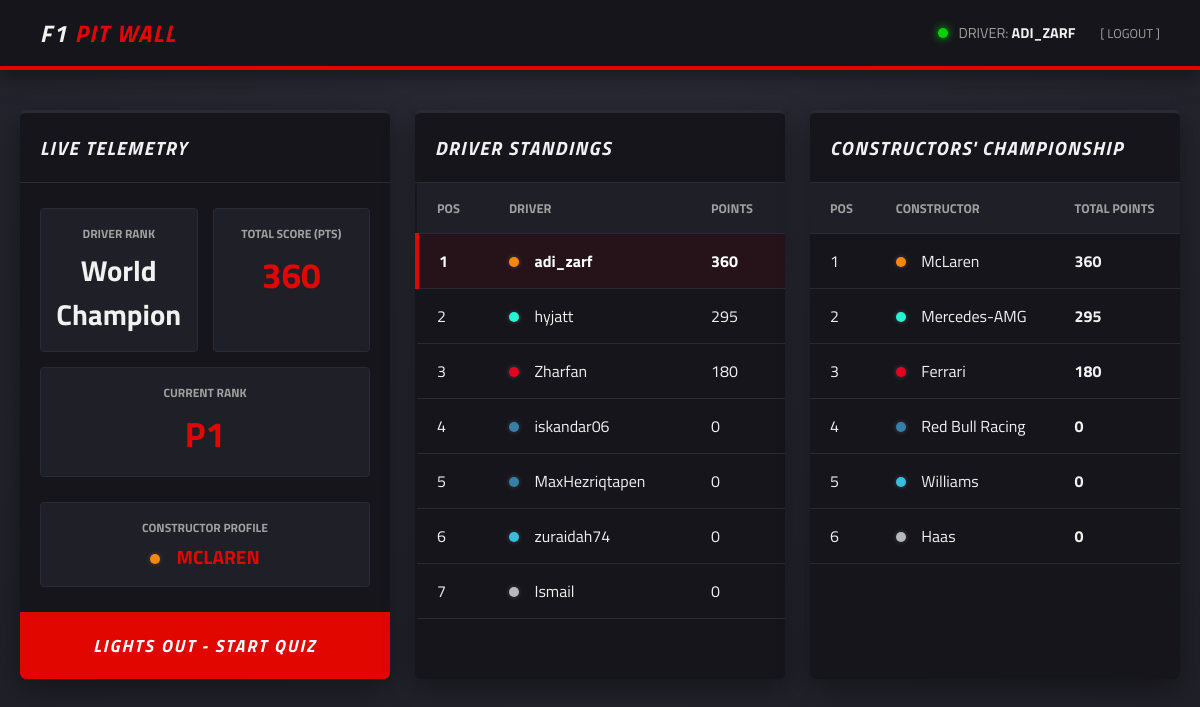
Page /dashboard.php (signed in) on the committed database.
### tables this page shows
CREATE TABLE `users` (
  `id` int(11) NOT NULL,
  `username` varchar(50) NOT NULL,
  `password` varchar(255) NOT NULL,
  `email` varchar(100) DEFAULT NULL,
  `teamID` int(50) DEFAULT NULL,
  `super_license_points` int(11) DEFAULT 0
);

CREATE TABLE `team` (
  `teamID` int(11) NOT NULL,
  `teamName` varchar(50) NOT NULL,
  `teamColor` varchar(20) NOT NULL
);

### dashboard.php (the view, shortened to what this page needs)
<?php
require 'db.php';
$user_id = $_SESSION['user_id'];
$user_query = "
    SELECT u.username, u.super_license_points, t.teamName, t.teamColor,
           (SELECT r.rankName
            FROM Rank r
            WHERE u.super_license_points >= r.minPoints
            ORDER BY r.minPoints DESC LIMIT 1) as player_rank
    FROM users u
    LEFT JOIN Team t ON u.teamID = t.teamID
    WHERE u.id = ?
";
$stmt = $conn->prepare($user_query);
$stmt->bind_param("i", $user_id);
$stmt->execute();
$user_data = $stmt->get_result()->fetch_assoc();
$player_rank = $user_data['player_rank'] ?? "UNRANKED";
$leaderboard_query = "
    SELECT u.id, u.username, u.super_license_points, t.teamName, t.teamColor
    FROM users u
    LEFT JOIN Team t ON u.teamID = t.teamID
    ORDER BY u.super_license_points DESC
    LIMIT 10
";
$leaderboard_result = $conn->query($leaderboard_query);
$rank_query = "SELECT COUNT(*) as rank FROM users WHERE super_license_points > ?";
$rank_stmt = $conn->prepare($rank_query);
$rank_stmt->bind_param("i", $user_data['super_license_points']);
$rank_stmt->execute();
$rank_data = $rank_stmt->get_result()->fetch_assoc();
$current_rank = "P" . ($rank_data['rank'] + 1);
$team_standings_query = "
    SELECT t.teamName, t.teamColor, SUM(u.super_license_points) as team_points
    FROM users u
    INNER JOIN Team t ON u.teamID = t.teamID
    GROUP BY t.teamID, t.teamName, t.teamColor
    ORDER BY team_points DESC
";
$team_standings_result = $conn->query($team_standings_query);
?>
<!DOCTYPE html>
<html lang="en">
<head>
    <link rel="stylesheet" href="css/dashboard.css">
</head>
<body>
    <header class="pit-wall-nav">
        <div class="logo">F1 <span>PIT WALL</span></div>
        <div class="driver-profile">
            <span class="status-indicator"></span>
            <a href="profile.php" class="profile-link">Driver: <span class="username"><?php echo htmlspecialchars($user_data['username'] ?? ''); ?></span></a>
            <a href="login.php" style="color:var(--text-muted); text-decoration:none; margin-left:15px; font-size:0.8rem;">[ LOGOUT ]</a>
        </div>
    </header>
    <main class="dashboard-container">
        <section class="card telemetry-card">
            <div class="card-header">
                <h2>LIVE TELEMETRY</h2>
            </div>
            <div class="score-display" style="flex-wrap: wrap;">
                <div class="data-point">
                    <span class="label">DRIVER RANK</span>
                    <span class="value" style="color: var(--success-cyan); font-size: 1.8rem;"><?php echo htmlspecialchars($player_rank); ?></span>
                </div>
                <div class="data-point">
                    <span class="label">TOTAL SCORE (PTS)</span>
                    <span class="value"><?php echo $user_data['super_license_points'] ?? 0; ?></span>
                </div>
                <div class="data-point">
                    <span class="label">CURRENT RANK</span>
                    <span class="value"><?php echo $current_rank; ?></span>
                </div>
                <div class="data-point" style="width: 100%; margin-top: 10px; flex: none;">
                    <span class="label">CONSTRUCTOR PROFILE</span>
                    <span class="value" style="font-size: 1.2rem; text-transform: uppercase;">
                        <span class="team-dot" style="background-color: <?php echo htmlspecialchars($user_data['teamColor'] ?? '#ccc'); ?>;"></span>
                        <?php echo htmlspecialchars($user_data['teamName'] ?? 'No Team'); ?>
                    </span>
                </div>
            </div>
            <button class="start-quiz-btn" onclick="window.location.href='index.php'">LIGHTS OUT - START QUIZ</button>
        </section>
        <section class="card standings-card">
            <div class="card-header">
                <h2>DRIVER STANDINGS</h2>
            </div>
            <table class="standings-table">
                <thead>
                    <tr>
                        <th>Pos</th>
                        <th>Driver</th>
                        <th>Points</th>
                    </tr>
                </thead>
                <tbody>
                    <?php
                    $pos = 1;
                    while($row = $leaderboard_result->fetch_assoc()):
                        $is_current = ($row['id'] == $user_id) ? 'class="current-user"' : '';
                    ?>
                    <tr <?php echo $is_current; ?>>
                        <td><?php echo $pos; ?></td>
                        <td>
                            <span class="team-dot" style="background-color: <?php echo htmlspecialchars($row['teamColor'] ?? '#ccc'); ?>;"></span>
                            <?php echo htmlspecialchars($row['username']); ?>
                        </td>
                        <td><?php echo $row['super_license_points']; ?></td>
                    </tr>
                    <?php
                    $pos++;
                    endwhile;
                    ?>
                </tbody>
            </table>
        </section>
        <section class="card standings-card">
            <div class="card-header">
                <h2>CONSTRUCTORS' CHAMPIONSHIP</h2>
            </div>
            <table class="standings-table">
                <thead>
                    <tr><th>Pos</th><th>Constructor</th><th>Total Points</th></tr>
                </thead>
                <tbody>
                    <?php
                    $t_pos = 1;
                    while($t_row = $team_standings_result->fetch_assoc()):
                    ?>
                    <tr>
                        <td><?php echo $t_pos++; ?></td>
                        <td style="text-transform: capitalize;">
                            <span class="team-dot" style="background-color: <?php echo htmlspecialchars($t_row['teamColor'] ?? '#ccc'); ?>;"></span>
                            <?php echo htmlspecialchars($t_row['teamName']); ?>
                        </td>
                        <td style="font-weight: bold; color: var(--success-cyan);"><?php echo $t_row['team_points']; ?></td>
                    </tr>
                    <?php endwhile; ?>
                </tbody>
            </table>
        </section>
    </main>
</body>
</html>

### dashboard.css (style rules this page uses)
:root { --f1-red: #e10600; --f1-bg-main: #1f1f27; --f1-bg-card: #15151b; --text-light: #f1f1f1; --text-muted: #a0a0a0; --border-dark: #2a2a35; }
* { margin: 0; padding: 0; box-sizing: border-box; font-family: 'Titillium Web', sans-serif; }
body { background-color: var(--f1-bg-main); color: var(--text-light); min-height: 100vh; background-image: radial-gradient(circle at top center, #2a2a35 0%, var(--f1-bg-main) 100%); display: flex; flex-direction: column; align-items: center; }
.profile-link { text-decoration: none; color: var(--text-muted); transition: color 0.2s ease; }
.profile-link .username { color: var(--text-light); font-weight: 700; }
.team-dot { display: inline-block; width: 10px; height: 10px; border-radius: 50%; margin-right: 12px; box-shadow: 0 0 5px rgba(255,255,255,0.2); }
.pit-wall-nav { width: 100%; background-color: var(--f1-bg-card); border-bottom: 4px solid var(--f1-red); padding: 15px 40px; display: flex; justify-content: space-between; align-items: center; box-shadow: 0 5px 20px rgba(0,0,0,0.5); }
.logo { font-size: 1.5rem; font-weight: 700; font-style: italic; letter-spacing: 1.5px; }
.logo span { color: var(--f1-red); }
.driver-profile { display: flex; align-items: center; gap: 10px; font-size: 0.9rem; color: var(--text-muted); text-transform: uppercase; }
.username { color: var(--text-light); font-weight: 700; }
.status-indicator { width: 10px; height: 10px; background-color: #00d200; border-radius: 50%; box-shadow: 0 0 8px #00d200; }
.dashboard-container { width: 100%; max-width: 1200px; padding: 40px 20px; display: grid; grid-template-columns: repeat(auto-fit, minmax(320px, 1fr)); gap: 25px; }
.card { background-color: var(--f1-bg-card); border-radius: 6px; box-shadow: 0 10px 30px rgba(0, 0, 0, 0.4); border-top: 3px solid var(--border-dark); display: flex; flex-direction: column; transition: transform 0.2s ease, border-color 0.2s ease; }
.card-header h2 { font-size: 1.2rem; color: var(--text-light); font-style: italic; letter-spacing: 1.5px; padding: 20px; border-bottom: 1px solid var(--border-dark); }
.score-display { display: flex; padding: 25px 20px; gap: 15px; flex-grow: 1; }
.data-point { flex: 1; background-color: var(--f1-bg-main); border: 1px solid var(--border-dark); border-radius: 4px; padding: 15px; text-align: center; }
.data-point .label { display: block; font-size: 0.75rem; color: var(--text-muted); font-weight: 700; margin-bottom: 5px; }
.data-point .value { display: block; font-size: 2.2rem; color: var(--f1-red); font-weight: 700; }
.start-quiz-btn { background-color: var(--f1-red); color: white; border: none; padding: 20px; font-size: 1.1rem; font-weight: 700; font-style: italic; cursor: pointer; text-transform: uppercase; letter-spacing: 2px; transition: background-color 0.3s ease; border-radius: 0 0 6px 6px; }
.standings-table { width: 100%; border-collapse: collapse; }
.standings-table th, .standings-table td { padding: 15px 20px; text-align: left; border-bottom: 1px solid var(--border-dark); }
.standings-table th { color: var(--text-muted); font-size: 0.8rem; text-transform: uppercase; background-color: var(--f1-bg-main); }
.current-user { background-color: rgba(225, 6, 0, 0.08); border-left: 4px solid var(--f1-red); }
.current-user td { font-weight: 700; color: white; }

### rows in the picture
users: username "ADI_ZARF", super_license_points "360", teamID.teamName "MCLAREN", username "adi_zarf"
users: username "hyjatt", super_license_points "295"
users: username "Zharfan", super_license_points "180"
users: username "iskandar06", super_license_points "0"
users: username "MaxHezriqtapen", super_license_points "0"
users: username "zuraidah74", super_license_points "0"
users: username "Ismail", super_license_points "0"

### other values in the picture
$player_rank "World Champion"
$current_rank "P1"
$t_row['teamName'] "McLaren"
$t_row['team_points'] "360"
$t_row['teamName'] "Mercedes-AMG"
$t_row['team_points'] "295"
$t_row['teamName'] "Ferrari"
$t_row['team_points'] "180"
$t_row['teamName'] "Red Bull Racing"
$t_row['team_points'] "0"
$t_row['teamName'] "Williams"
$t_row['teamName'] "Haas"
